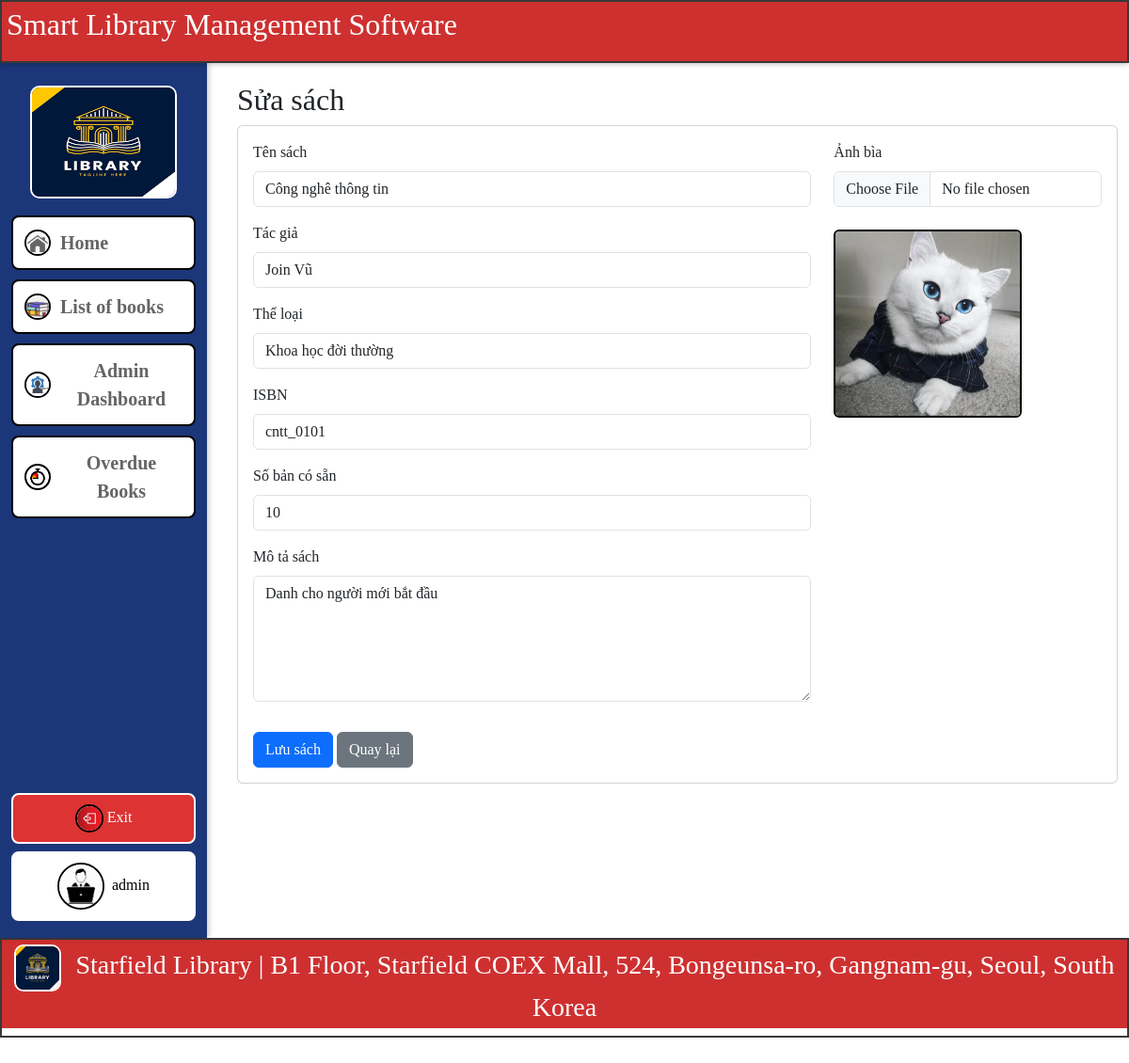
The page /books/edit/7 (signed in) on the database as committed earlier.
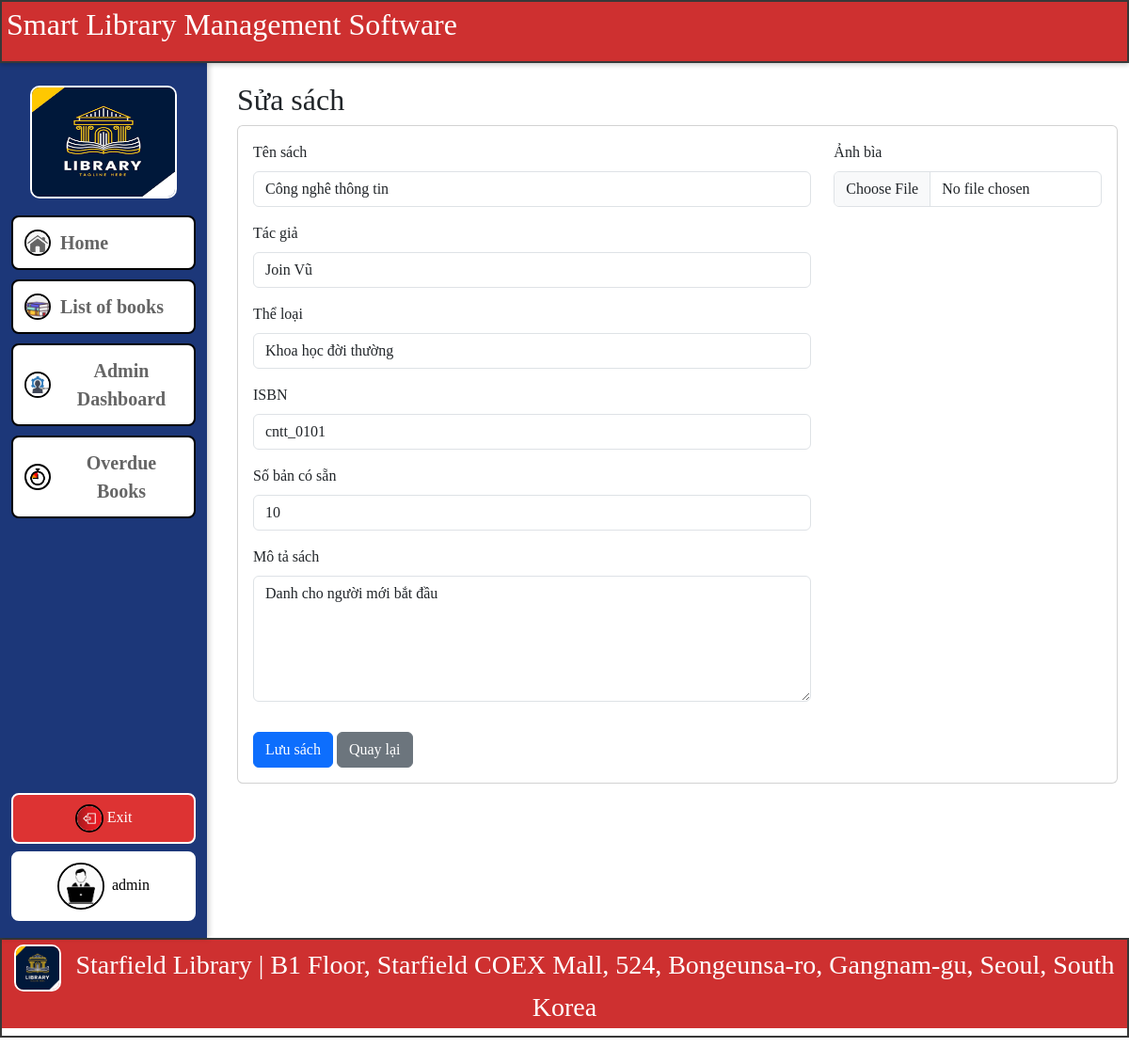
The same page on the database as committed later.
### app/models.py (models this page shows, shortened)
class Book(db.Model):
    id = db.Column(db.Integer, primary_key=True)
    title = db.Column(db.String(128), nullable=False, index=True)
    author = db.Column(db.String(64), nullable=False, index=True)
    genre = db.Column(db.String(64), index=True)
    isbn = db.Column(db.String(13), unique=True)
    available_copies = db.Column(db.Integer, default=1)
    cover_image = db.Column(db.String(256))  # Đường dẫn file
    description = db.Column(db.Text)        # Mô tả sách

### app/routes.py (the view, shortened to what this page needs)
    @app.route('/books/edit/<int:id>', methods=['GET', 'POST'])
    @admin_required
    def edit_book(id):
        book = Book.query.get_or_404(id)
        form = BookForm(obj=book)
        return render_template('books/form.html', form=form, book=book)

### app/forms.py
class BookForm(FlaskForm):
    title = StringField('Tên sách', validators=[DataRequired(), Length(max=128)])
    author = StringField('Tác giả', validators=[DataRequired(), Length(max=64)])
    genre = StringField('Thể loại', validators=[Optional(), Length(max=64)])
    isbn = StringField('ISBN', validators=[Optional(), Length(max=13)])
    available_copies = IntegerField('Số bản có sẵn', validators=[DataRequired(), NumberRange(min=0, max=100)], default=1)
    cover_image = FileField('Ảnh bìa', validators=[FileAllowed(['jpg', 'png', 'jpeg'])])
    description = TextAreaField('Mô tả sách', validators=[Optional(), Length(max=1000)])
    submit = SubmitField('Lưu sách')

### app/routes.py (called while the page is built)
@login_manager.user_loader
def load_user(user_id):
    return User.query.get(int(user_id))

### templates/books/form.html (shortened to what this page needs)
{% extends 'base.html' %}
{% from 'bootstrap5/form.html' import render_form, render_field %}
{% block content %}
<h2>{% if book %}Sửa sách{% else %}Thêm sách mới{% endif %}</h2>
<div class="card">
    <div class="card-body">
        <form method="POST" enctype="multipart/form-data">
            <div class="row">
                <div class="col-md-8">
                    {{ render_field(form.title) }}
                    {{ render_field(form.author) }}
                    {{ render_field(form.genre) }}
                    {{ render_field(form.isbn) }}
                    {{ render_field(form.available_copies) }}
                    {{ render_field(form.description, rows=5) }}
                </div>
                <div class="col-md-4">
                    {{ render_field(form.cover_image) }}
                    {% if book and book.cover_image %}
                        <img src="{{ url_for('static', filename=book.cover_image) }}" class="img-fluid rounded mt-2" style="max-height: 200px;">
                    {% endif %}
                </div>
            </div>
            <div class="mt-3">
                {{ form.submit(class="btn btn-primary") }}
                <a href="{{ url_for('books') }}" class="btn btn-secondary">Quay lại</a>
            </div>
        </form>
    </div>
</div>
{% endblock %}

Rows that differ between the two databases and show on the page:
changed Book "Công nghê thông tin": cover_image: picture removed
